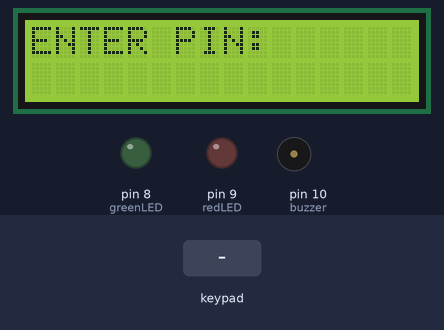
Bench run of a sketch on a simulated Arduino Uno, built with avr-gcc and run on an emulated ATmega328P. On the bench: 16×2 character LCD, output pins drawn as LEDs (lit = HIGH), buzzer (waves = sounding). The inputs (shaded band) are chosen by the test bench.

Above: at 1.2 s.
1.3 s: keypad keys 1 2 3 4 # pressed 0.4 s apart
At 4.1 s:
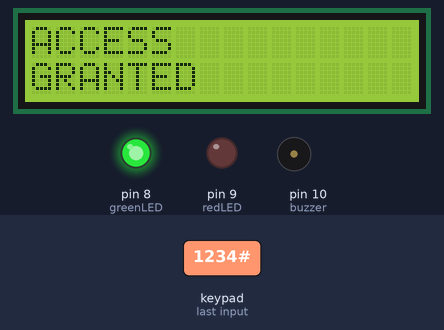
4.8 s: key '#' pressed
At 6.2 s:
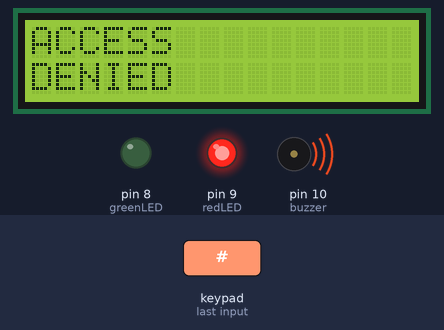
7.8 s: key '1' pressed
At 8.6 s:
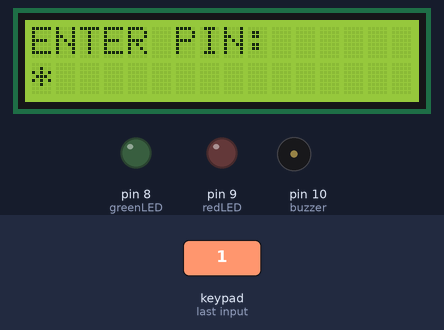
9.3 s: key '*' pressed
At 10.0 s:
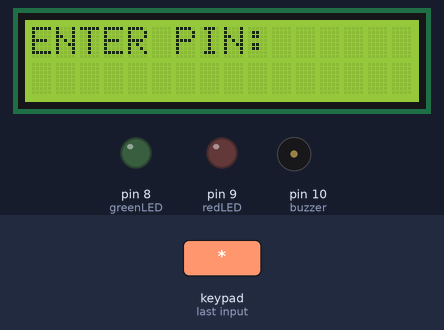
10.8 s: key '2' pressed
At 11.1 s:
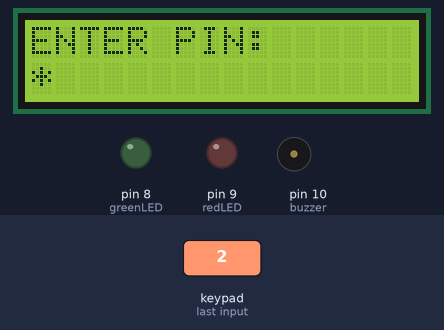
12.3 s: keypad keys 1 2 3 4 pressed 0.4 s apart
At 14.2 s:
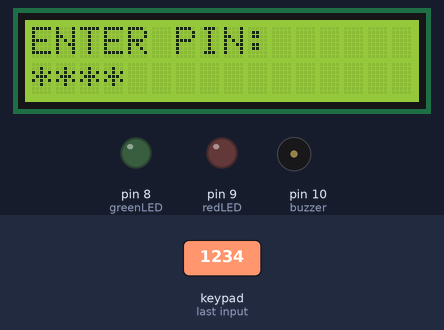
Timing chart, 0 to 15.7 s (numbered marks = the images above; inputs shaded):
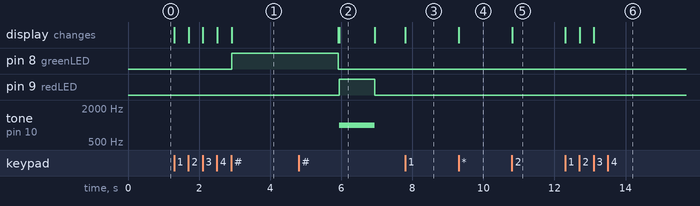

The sketch:

keypad_LCD_Access_system.ino
```cpp
#include <LiquidCrystal.h>
#include <Keypad.h>

// LCD Pins: RS, E, D4, D5, D6, D7
LiquidCrystal lcd(12, 11, 5, 4, 3, 2);

// Keypad setup
const byte ROWS = 4;
const byte COLS = 4;

char keys[ROWS][COLS] = {
  {'1','2','3','A'},
  {'4','5','6','B'},
  {'7','8','9','C'},
  {'*','0','#','D'}
};

byte rowPins[ROWS] = {A0, A1, A2, A3};
byte colPins[COLS] = {A4, A5, 6, 7};

Keypad keypad = Keypad(makeKeymap(keys), rowPins, colPins, ROWS, COLS);

// LEDs and Buzzer
const int greenLED = 8;
const int redLED = 9;
const int buzzer = 10;

// Password
String password = "1234";
String input = "";

int wrongAttempts = 0;

void setup() {
  pinMode(greenLED, OUTPUT);
  pinMode(redLED, OUTPUT);
  pinMode(buzzer, OUTPUT);

  digitalWrite(greenLED, LOW);
  digitalWrite(redLED, LOW);
  digitalWrite(buzzer, LOW);

  lcd.begin(16, 2);
  lcd.print("ENTER PIN:");
  lcd.setCursor(0, 1);
}

void loop() {

  char key = keypad.getKey();

  if (key) {

    if (key == '*') {
      input = "";
      lcd.clear();
      lcd.print("ENTER PIN:");
      lcd.setCursor(0,1);
    }

    else if (key == '#') {

      if (input == password) {

        lcd.clear();
        lcd.print("ACCESS");
        lcd.setCursor(0,1);
        lcd.print("GRANTED");

        digitalWrite(greenLED, HIGH);
        delay(3000);
        digitalWrite(greenLED, LOW);

        wrongAttempts = 0;

      } else {

        lcd.clear();
        lcd.print("ACCESS");
        lcd.setCursor(0,1);
        lcd.print("DENIED");

        digitalWrite(redLED, HIGH);

        tone(buzzer,1000);
        delay(1000);
        noTone(buzzer);

        digitalWrite(redLED, LOW);

        wrongAttempts++;

        if (wrongAttempts >= 3) {

          lcd.clear();
          lcd.print("SYSTEM LOCKED");
          lcd.setCursor(0,1);
          lcd.print("10 SECONDS");

          digitalWrite(redLED, HIGH);

          for(int i=0;i<5;i++){
            tone(buzzer,1000);
            delay(300);
            noTone(buzzer);
            delay(300);
          }

          delay(7000);

          digitalWrite(redLED, LOW);

          wrongAttempts = 0;
        }

      }

      input = "";

      lcd.clear();
      lcd.print("ENTER PIN:");
      lcd.setCursor(0,1);

    }

    else {

      if (input.length() < 4) {

        input += key;
        lcd.print("*");

      }

    }

  }

}
```

Measured:
- after the input at 1.3 s, pin 8 (greenLED): LOW → HIGH after 1.6 s; the display: first changes at once (image 1 shows a later state)
- after the input at 4.8 s, pin 9 (redLED): LOW → HIGH after 1.1 s, → LOW 1.0 s later; tone on pin 10 (buzzer): silent → 1000 Hz after 1.1 s, → silent 1.0 s later; the display: first differs from a run without the input after 1.1 s (image 2)
- after the input at 7.8 s, the display: changes at once (image 3)
- after the input at 9.3 s, the display: changes at once (image 4)
- after the input at 10.8 s, the display: changes at once (image 5)
- after the input at 12.3 s, the display: first changes at once (image 6 shows a later state)
- what the display in image 2 shows lasts 1.0 s, from 5.9 s to 6.9 s
